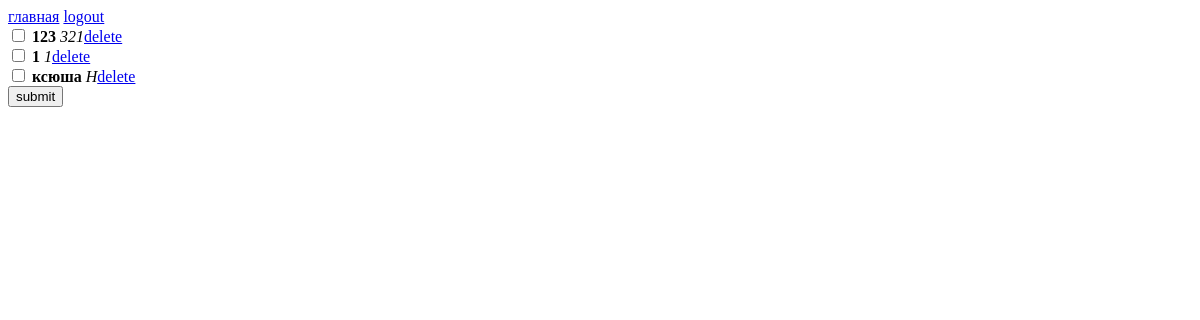
The page /all_notes (signed in) on the database as committed earlier.
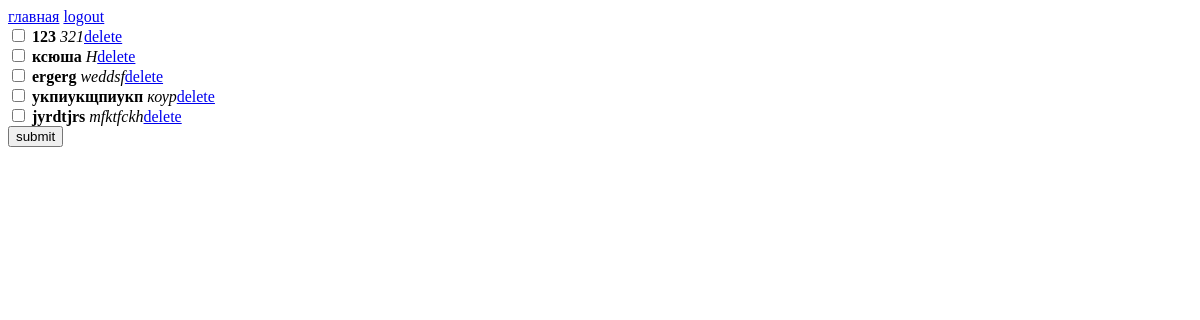
The same page on the database as committed later.
### instance/DataBase.py (models this page shows)
class Notes(db.Model):
  id = db.Column(db.Integer, primary_key=True)
  theme = db.Column(db.String)
  text = db.Column(db.String)
  user = db.Column(db.Integer)

### main.py (the view)
@app.route('/all_notes', methods=['GET', 'POST'])
def all_notes():
  if not(current_user.is_authenticated):
     return redirect('/')
  notes = Notes.query.filter_by(user=current_user.id).all()
  for i in range(1,len(notes)+1):
    check = request.form.get('checkbox'+str(i+1))
    print(check)
  if request.method=='GET':
     print(request.form.get('checkbox1'),10)
  return render_template('all_notes.html', notes=notes)

### main.py (called while the page is built)
@manager.user_loader
def load_user(user_id):
    return User.query.get(user_id)

### templates/all_notes.html
{% extends 'base.html' %} {% block title %} all notes {% endblock %} {% block
main %} {% if notes %} {% for i in range(notes|length) %}
<form action="" , method="get">
	<input
		type="checkbox"
		name="checkbox{{i+1}}"
		id="checkbox{{i+1}}"
		value="{{i+1}}"
	/>
	<label for="checkbox{{i+1}}"
		><b>{{notes[i].theme}} </b><em>{{notes[i].text}}</em
		><a href="/delete_note/{{i+1}}">delete</a> </label
	><br />
	{% endfor %} {% endif %}
	<input type="submit" value="submit" />
</form>
{% endblock %}

### templates/base.html (shortened to what this page needs)
<html lang="ru">
	<head>
	</head>
	<body>
		<header>
			<a href="/">главная</a>
			{% if current_user.is_authenticated %}
			<a href="logout">logout</a>
			{% else %}
			<a href="sign-up">sign-up</a>
			<a href="login">login</a>
			{% endif %}
		</header>
		{% block main %} {% endblock %}
	</body>
</html>

Rows that differ between the two databases and show on the page:
removed Notes: theme "1", text "1"
added Notes: theme "ergerg", text "weddsf"
added Notes: theme "укпиукщпиукп", text "коур"
added Notes: theme "jyrdtjrs", text "mfktfckh"
Other text that changed with them:
new list line: "☐ delete"
list line gone: "☐ delete"
